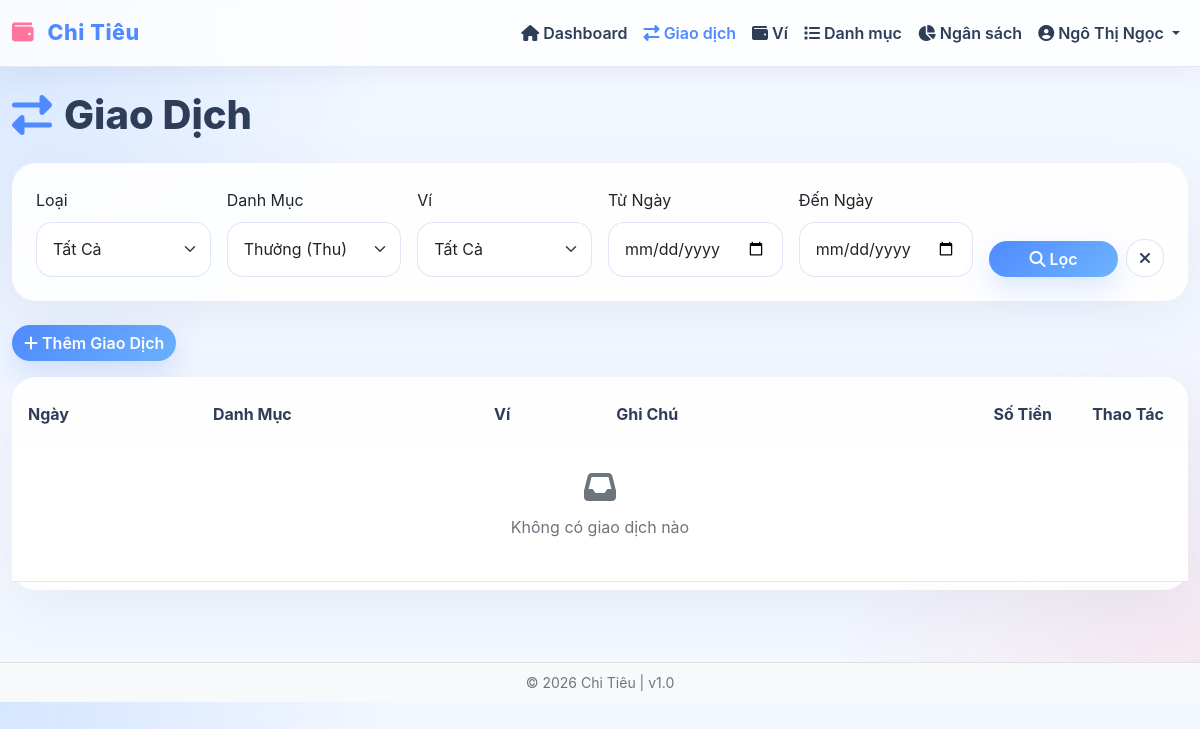
Page /transactions.php?category=2 (signed in) on the earlier database version.
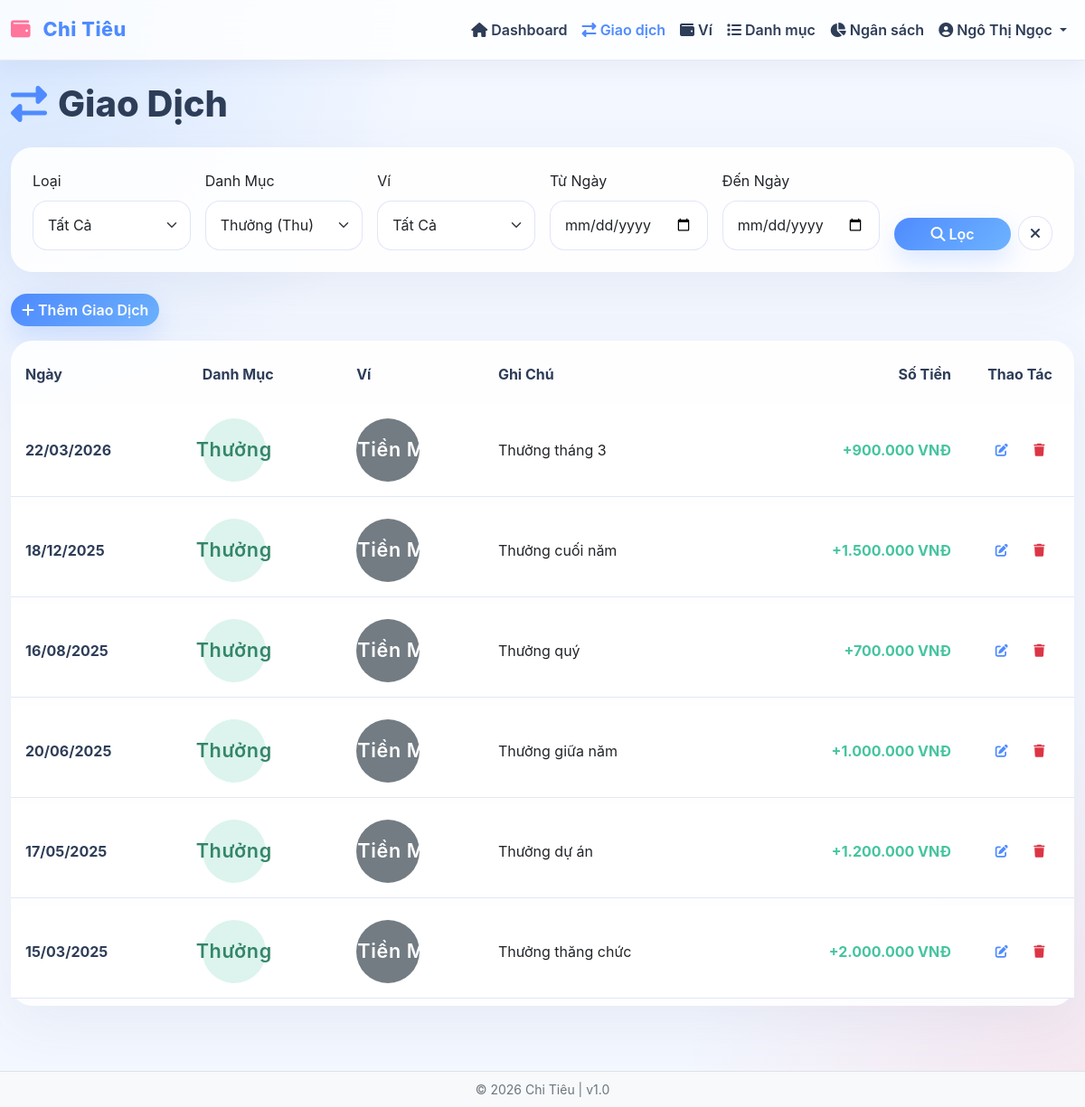
Same page on the later database version.
### tables this page shows
CREATE TABLE transactions (
    id INT PRIMARY KEY AUTO_INCREMENT,
    user_id INT NOT NULL,
    category_id INT NOT NULL,
    wallet_id INT NOT NULL,
    amount DECIMAL(15, 2) NOT NULL,
    transaction_date DATE NOT NULL,
    note TEXT,
    created_at TIMESTAMP DEFAULT CURRENT_TIMESTAMP,
    updated_at TIMESTAMP DEFAULT CURRENT_TIMESTAMP ON UPDATE CURRENT_TIMESTAMP,
    CONSTRAINT fk_transaction_user FOREIGN KEY (user_id) REFERENCES users(id) ON DELETE CASCADE,
    CONSTRAINT fk_transaction_category FOREIGN KEY (category_id) REFERENCES categories(id) ON DELETE CASCADE,
    CONSTRAINT fk_transaction_wallet FOREIGN KEY (wallet_id) REFERENCES wallets(id) ON DELETE RESTRICT,
    INDEX idx_user_date (user_id, transaction_date),
    INDEX idx_user_category (user_id, category_id),
    INDEX idx_user_wallet (user_id, wallet_id),
    INDEX idx_transaction_date (transaction_date)
);

CREATE TABLE categories (
    id INT PRIMARY KEY AUTO_INCREMENT,
    user_id INT NOT NULL,
    name VARCHAR(100) NOT NULL,
    type ENUM('Thu', 'Chi') NOT NULL,
    icon VARCHAR(50),
    created_at TIMESTAMP DEFAULT CURRENT_TIMESTAMP,
    CONSTRAINT fk_category_user FOREIGN KEY (user_id) REFERENCES users(id) ON DELETE CASCADE,
    INDEX idx_user_type (user_id, type)
);

CREATE TABLE wallets (
    id INT PRIMARY KEY AUTO_INCREMENT,
    user_id INT NOT NULL,
    name VARCHAR(100) NOT NULL,
    type ENUM('Tiền mặt', 'Tài khoản ngân hàng', 'Tiết kiệm') NOT NULL DEFAULT 'Tiền mặt',
    balance DECIMAL(15, 2) NOT NULL DEFAULT 0,
    created_at TIMESTAMP DEFAULT CURRENT_TIMESTAMP,
    updated_at TIMESTAMP DEFAULT CURRENT_TIMESTAMP ON UPDATE CURRENT_TIMESTAMP,
    CONSTRAINT fk_wallet_user FOREIGN KEY (user_id) REFERENCES users(id) ON DELETE CASCADE,
    INDEX idx_wallet_user (user_id)
);

### app/functions.php (called while the page is built, shortened)
<?php
function formatCurrency($amount) {
    return number_format($amount, 0, ',', '.') . ' ' . CURRENCY;
}
function formatDate($date, $format = null) {
    if (!$format) {
        $format = DATE_FORMAT;
    }
    return date($format, strtotime($date));
}
function getTransactions($user_id, $db, $filters = []) {
    $query = "SELECT t.id, t.amount, t.transaction_date, t.note, t.updated_at,
                     c.id as category_id, c.name as category_name, c.type as category_type,
                     w.id as wallet_id, w.name as wallet_name
              FROM transactions t
              JOIN categories c ON t.category_id = c.id
              JOIN wallets w ON t.wallet_id = w.id
              WHERE t.user_id = ?";
    $params = [$user_id];
    $types = 'i';
    if (!empty($filters['category_id'])) {
        $query .= " AND t.category_id = ?";
        $params[] = intval($filters['category_id']);
        $types .= 'i';
    }
    $query .= " ORDER BY t.transaction_date DESC, t.updated_at DESC";
    return $db->execute($query, $params, $types);
}
function e($text) {
    return htmlspecialchars($text, ENT_QUOTES, 'UTF-8');
}
function generateCsrfToken() {
    return $_SESSION['csrf_token'];
}

### app/Database.php (called while the page is built, shortened)
<?php
class Database {
    private $connection;
    private $host = DB_HOST;
    private $user = DB_USER;
    private $pass = DB_PASS;
    private $name = DB_NAME;
    public function connect() {
        $this->connection = new mysqli(
            $this->host,
            $this->user,
            $this->pass,
            $this->name
        );
        $this->connection->set_charset("utf8mb4");
        return $this->connection;
    }
    public function execute($sql, $params = [], $types = '') {
        try {
            $stmt = $this->connection->prepare($sql);
            if (!empty($params)) {
                if (empty($types)) {
                    $types = $this->detectTypes($params);
                }
                if (!$stmt->bind_param($types, ...$params)) {
                    throw new Exception("Bind Param Error: " . $stmt->error);
                }
            }
            if (!$stmt->execute()) {
                throw new Exception("Execute Error: " . $stmt->error);
            }
            $result = $stmt->get_result();
            return $result ? $result : $stmt;
        } catch (Exception $e) {
            error_log("Database Error: " . $e->getMessage());
            if (preg_match('/^(INSERT|UPDATE|DELETE)/i', $sql)) {
                return false;
            }
            return $this->connection->query("SELECT 1 WHERE 0");
        }
    }
    private function detectTypes($params) {
        $types = '';
        foreach ($params as $param) {
            if (is_int($param)) {
                $types .= 'i';
            } elseif (is_float($param)) {
                $types .= 'd';
            } else {
                $types .= 's';
            }
        }
        return $types;
    }
}

### transactions.php (the view, shortened to what the changed rows need)
<?php
require_once 'app/Database.php';
require_once 'app/functions.php';
$user_id = $_SESSION['user_id'];
$filter_type = $_GET['type'] ?? '';
$filter_category = $_GET['category'] ?? '';
$filter_wallet = $_GET['wallet'] ?? '';
$filter_date_from = $_GET['date_from'] ?? '';
$filter_date_to = $_GET['date_to'] ?? '';
$filters = [
    'type' => !empty($filter_type) ? strtolower($filter_type) : '',
    'category_id' => !empty($filter_category) ? intval($filter_category) : '',
    'wallet_id' => !empty($filter_wallet) ? intval($filter_wallet) : '',
    'date_from' => !empty($filter_date_from) ? $filter_date_from : '',
    'date_to' => !empty($filter_date_to) ? $filter_date_to : ''
];
$transactions = getTransactions($user_id, $db, $filters);
?>
<?php include 'views/header.php'; ?>
<div class="mb-4">
    <h1><i class="fas fa-exchange-alt"></i> Giao Dịch</h1>
</div>
<div class="card border-0 shadow-sm">
    <div class="card-body p-0">
        <div class="table-responsive">
            <table class="table table-hover mb-0">
                <thead class="table-light">
                    <tr>
                        <th>Ngày</th>
                        <th>Danh Mục</th>
                        <th>Ví</th>
                        <th>Ghi Chú</th>
                        <th class="text-end">Số Tiền</th>
                        <th class="text-center" style="width: 120px">Thao Tác</th>
                    </tr>
                </thead>
                <tbody>
                    <?php if ($transactions->num_rows == 0): ?>
                    <tr>
                        <td colspan="6" class="text-center py-4 text-muted">
                            <i class="fas fa-inbox" style="font-size: 2rem;"></i>
                            <p class="mt-2">Không có giao dịch nào</p>
                        </td>
                    </tr>
                    <?php else: ?>
                        <?php while ($trans = $transactions->fetch_assoc()): ?>
                        <tr>
                            <td><strong><?php echo formatDate($trans['transaction_date']); ?></strong></td>
                            <td>
                                <span class="badge <?php echo strtolower($trans['category_type']) == 'thu' ? 'bg-success' : 'bg-danger'; ?>">
                                    <?php echo e($trans['category_name']); ?>
                                </span>
                            </td>
                            <td>
                                <span class="badge bg-secondary text-white"><?php echo e($trans['wallet_name']); ?></span>
                            </td>
                            <td><?php echo e($trans['note'] ?? '—'); ?></td>
                            <td class="text-end">
                                <strong class="<?php echo strtolower($trans['category_type']) == 'thu' ? 'text-success' : 'text-danger'; ?>">
                                    <?php echo (strtolower($trans['category_type']) == 'thu' ? '+' : '-') . formatCurrency($trans['amount']); ?>
                                </strong>
                            </td>
                            <td class="text-center">
                                <a href="<?php echo BASE_URL; ?>edit-transaction.php?id=<?php echo $trans['id']; ?>"
                                   class="btn btn-sm btn-outline-primary" title="Sửa">
                                    <i class="fas fa-edit"></i>
                                </a>
                                <a href="<?php echo BASE_URL; ?>transactions.php?action=delete&id=<?php echo $trans['id']; ?>&csrf_token=<?php echo generateCsrfToken(); ?>"
                                   class="btn btn-sm btn-outline-danger" onclick="return confirm('Bạn chắc chắn muốn xóa giao dịch này chứ?');" title="Xóa">
                                    <i class="fas fa-trash"></i>
                                </a>
                            </td>
                        </tr>
                        <?php endwhile; ?>
                    <?php endif; ?>
                </tbody>
            </table>
        </div>
    </div>
</div>
<?php include 'views/footer.php'; ?>

Differences in the rows shown:
now on this page (row edited): transactions: transaction_date "22/03/2026", category.name "Thưởng", wallet.name "Ví Tiền Mặt", note "Thưởng tháng 3", amount "900.000 VNĐ"
now on this page (row edited): transactions: transaction_date "18/12/2025", category.name "Thưởng", wallet.name "Ví Tiền Mặt", note "Thưởng cuối năm", amount "1.500.000 VNĐ"
now on this page (row edited): transactions: transaction_date "16/08/2025", category.name "Thưởng", wallet.name "Ví Tiền Mặt", note "Thưởng quý", amount "700.000 VNĐ"
now on this page (row edited): transactions: transaction_date "20/06/2025", category.name "Thưởng", wallet.name "Ví Tiền Mặt", note "Thưởng giữa năm", amount "1.000.000 VNĐ"
now on this page (row edited): transactions: transaction_date "17/05/2025", category.name "Thưởng", wallet.name "Ví Tiền Mặt", note "Thưởng dự án", amount "1.200.000 VNĐ"
now on this page (row edited): transactions: transaction_date "15/03/2025", category.name "Thưởng", wallet.name "Ví Tiền Mặt", note "Thưởng thăng chức", amount "2.000.000 VNĐ"
Other differences:
text no longer shown: "Không có giao dịch nào"
